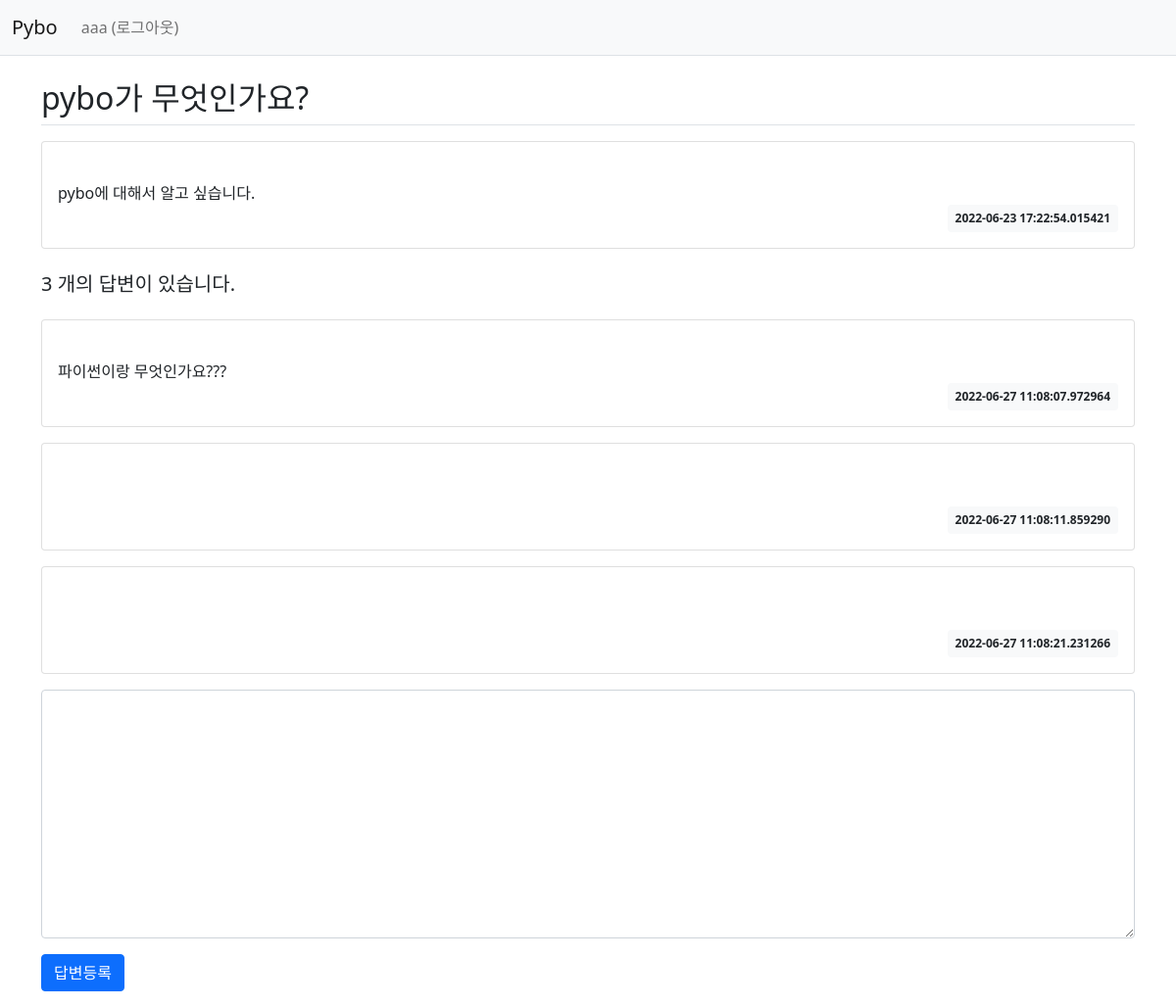
/question/detail/1/ (signed in), run on the app's committed database.
### pybo/models.py (models this page shows)
class User(db.Model):
    id = db.Column(db.Integer, primary_key=True)
    username = db.Column(db.String(150), unique=True, nullable=False)
    password = db.Column(db.String(200), nullable=False)
    email = db.Column(db.String(120), unique=True, nullable=False)

class Question(db.Model):
    id = db.Column(db.Integer , primary_key=True)
    subject = db.Column(db.String(200) , nullable=False)
    content = db.Column(db.Text(),nullable=False)
    create_date = db.Column(db.DateTime(),nullable=False)

class Answer(db.Model):
    id = db.Column(db.Integer, primary_key=True)
    question_id = db.Column(db.Integer,
                            db.ForeignKey('question.id',ondelete='CASCADE'))
    question = db.relationship('Question',backref=db.backref('answer_set'))
    content = db.Column(db.Text(),nullable=False)
    create_date = db.Column(db.DateTime(), nullable=False)

### pybo/views/question_views.py (the view)
@bp.route('/detail/<int:question_id>/')
def detail(question_id):
    form = AnswerForm()
    question = Question.query.get_or_404(question_id)
    return render_template('question/question_detail.html',question=question, form=form)

### pybo/forms.py
class AnswerForm(FlaskForm):
    content=TextAreaField('내용', validators=[DataRequired('내용은 필수입니다.')])

### pybo/views/auth_views.py (called while the page is built)
@bp.before_app_request
def load_logged_in_user():
    user_id = session.get('user_id')
    if user_id is None:
        g.user = None
    else:
        g.user = User.query.get(user_id)

### pybo/templates/question/question_detail.html (shortened to what this page needs)
<!DOCTYPE html>
<html lang="en">
<head>
</head>
<body>
{% extends 'base.html' %}
{% block content %}
<div class="container my-3">
    <h2 class="border-bottom py-2">{{ question.subject }}</h2>
    <div class="card my-3">
        <div class="card-body">
            <div class="card-text" style="white-space: pre-line;">
                {{ question.content }}
            </div>
            <div class="d-flex justify-content-end">
                <div class="badge bg-light text-dark p-2">
                    {{ question.create_date}}
                </div>
            </div>
        </div>
    </div>
    <h5 class="border-botoom my-3 py-2">{{ question.answer_set|length }} 개의 답변이 있습니다.</h5>
    {% for answer in question.answer_set %}
    <div class="card my-3">
        <div class="card-body">
            <div class="card-text" style="white-space: pre-line;">
                {{ answer.content }}
            </div>
            <div class="d-flex justify-content-end">
                <div class="badge bg-light text-dark p-2">
                    {{ answer.create_date}}
                </div>
            </div>
        </div>
    </div>
    {% endfor %}
    <form action="{{ url_for( 'answer.create',question_id=question.id) }}" method="post" class="mb-3">
        <div class="mb-3">
            <textarea name="content" id="content" class="form-control" rows="10"></textarea>
        </div>
        <input type="submit" value="답변등록" class="btn btn-primary">
    </form>
</div>
{% endblock %}

### pybo/templates/base.html (shortened to what this page needs)
<!doctype html>
<html lang="ko">
<head>
    <link rel="stylesheet" href="{{ url_for('static', filename='bootstrap.min.css') }}">
</head>
<body>
<nav class="navbar navbar-expand-lg navbar-light bg-light border-bottom">
    <div class="container-fluid">
        <a class="navbar-brand" href="{{ url_for('main.index') }}">Pybo</a>
        <div class="collapse navbar-collapse" id="navbarSupportedContent">
            {% if g.user %}
            <ul class="navbar-nav">
                <li class="nav-item ">
                    <a class="nav-link" href="{{ url_for('auth.logout') }}">{{ g.user.username }} (로그아웃)</a>
                </li>
            </ul>
            {% endif %}
        </div>
    </div>
</nav>
{% block content %}
{% endblock %}
</body>
</html>

### data on the page
User: user.username "aaa"
Question: subject "pybo가 무엇인가요?", content "pybo에 대해서 알고 싶습니다.", create_date "2022-06-23 17:22:54.015421"
Answer: content "파이썬이랑 무엇인가요???", create_date "2022-06-27 11:08:07.972964"
Answer: create_date "2022-06-27 11:08:11.859290"
Answer: create_date "2022-06-27 11:08:21.231266"

### other printed values
{{ question.answer_set|length }} "3"
